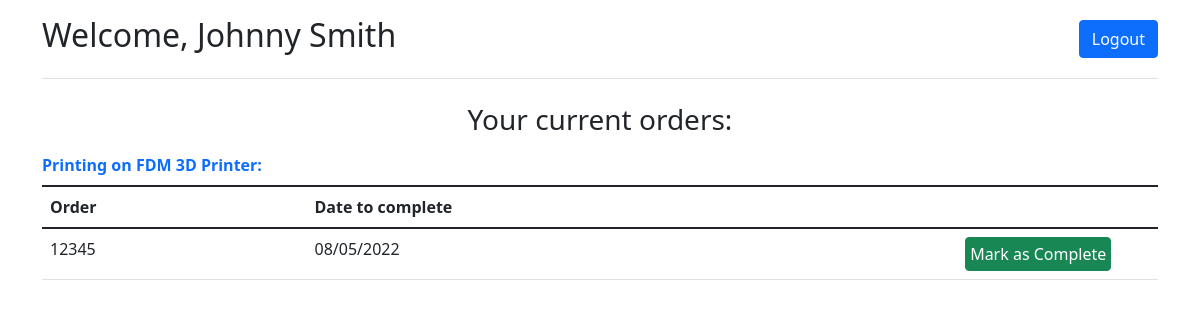
The app's page /dashboard (signed in) with its own data.
### app/models.py (models this page shows)
class Employee(db.Model, UserMixin):
    id = db.Column(db.Integer, primary_key=True, nullable=False, autoincrement=True)
    first_name = db.Column("First name", db.String)
    last_name = db.Column("Last name", db.String)
    user_name = db.Column("Username", db.String, unique=True)
    password = db.Column("Password", db.String)
    admin = db.Column("Administrator", db.Boolean, default=False)
    processes = db.relationship('Process', backref='employee', lazy='dynamic')

class Process(db.Model):
    process_id = db.Column(db.Integer, primary_key=True, nullable=False, autoincrement=True)
    name = db.Column("Name", db.String)
    responsible_employee = db.Column(db.Integer, db.ForeignKey('employee.id'))
    products = db.relationship("Product", secondary=product_processes, back_populates="processes")
    processes_in_order = db.relationship('ProcessInOrder', backref='Process', lazy='dynamic')

class ProcessInOrder(db.Model):
    processes_in_order_id = db.Column(db.Integer, primary_key=True, nullable=False, autoincrement=True)
    order = db.Column(db.Integer, db.ForeignKey('order.order_id'))
    process = db.Column(db.Integer, db.ForeignKey('process.process_id'))
    completed = db.Column("Completed", db.Boolean, default=False)
    comment = db.Column("Comment", db.String, default="")

class Order(db.Model):
    order_id = db.Column(db.Integer, primary_key=True, nullable=False)
    customer = db.Column("Name", db.String)
    completed = db.Column("Completed", db.Boolean, default=False)
    date_to_complete = db.Column("Date_to_complete", db.Date)
    products = db.relationship("Product", secondary=orders_products, back_populates="orders")
    processes_in_order = db.relationship('ProcessInOrder', backref='Order', lazy='dynamic')

### app/routes.py (the view)
@process_app.route('/dashboard')
@login_required
def dashboard():
    table = [process for process in models.ProcessInOrder.query.filter_by(completed=False) if
             process.Process.responsible_employee == current_user.id]
    return render_template('homepage.html', table=table)

### app/__init__.py (called while the page is built)
@login_manager.user_loader
def load_user(user_id):
    return Employee.query.get(int(user_id))

### app/templates/homepage.html
{% extends "base.html" %}
{% block content %}
<div class="container">
    <h3 class="text-center">Your current orders:</h3>
    {% for process in current_user.processes %}
    <table class="table table-hover">
        <caption class="caption-top text-primary fw-bold">{{ process.name }}:</caption>
        <thead>
        <tr>
            <th scope="col">Order</th>
            <th scope="col">Date to complete</th>
            <th scope="col" style="width:18%;"></th>
        </tr>
        </thead>
        <tbody>
        {% for record in table %}
        <tr>
            <td>{{ record.Order.order_id }}</td>
            <td>{{ record.Order.date_to_complete.strftime('%d/%m/%Y') }}</td>
            <td><a href="" class="btn btn-success p-1">Mark as Complete</a></td>
        </tr>
        {% endfor %}
        </tbody>
    </table>
    {% endfor %}
</div>
{% endblock %}

### app/templates/navbar.html (shortened to what this page needs)
<div class="container">
    <header class="d-flex flex-wrap align-items-center justify-content-center justify-content-md-between py-3 mb-4 border-bottom">
    {% if current_user.is_authenticated %}
    <h2>Welcome, {{ current_user.first_name}} {{ current_user.last_name}}</h2>
    {% endif %}
    <div class="col-md-3 text-end">
        {% if current_user.is_authenticated %}
        <a href="{{ url_for('logout') }}" class="btn btn-primary">Logout</a>
        {% else %}
        <a href="{{ url_for('login') }}" class="btn btn-outline-primary me-2">Login</a>
        {% endif %}
    </div>
</header>
</div>

### records on screen
Employee: first_name "Johnny", last_name "Smith"
Process: name "Printing on FDM 3D Printer"
ProcessInOrder: Order.order_id "12345", Order.date_to_complete "08/05/2022"
